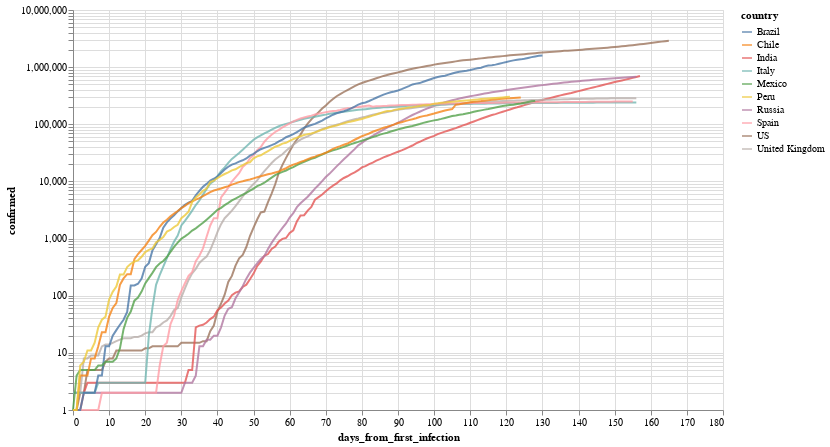

Notebook code cell kept with this figure:
### Markdown cell above
Por ejemplo, evolución (interactiva!) de los paises con mas infectados

### Code cell
total_confirmed_by_country = global_df.groupby('country').confirmed.max().sort_values(ascending=False)
selected_countries = total_confirmed_by_country[total_confirmed_by_country > 1000].index

plot_df = global_df[
    (global_df.confirmed > 0) & 
    (global_df.country.isin(selected_countries[:10]))
].sort_values('date')

selection = alt.selection_multi(
    fields=['country'], 
    bind='legend', 
    init=[{'country': c} for c in selected_countries[:10]]
)


(
    alt.Chart(plot_df)
       .mark_line()
       .encode(
           x='days_from_first_infection', 
           y=alt.Y('confirmed', scale=alt.Scale(type='log')), 
           color='country',
           opacity=alt.condition(selection, alt.value(.8), alt.value(.05))
       ).add_selection(selection)
        .properties(width=650, height=400)
       
)

### Figure 1 — Vega-Lite specification as saved in the notebook (floating-point values rounded to 4 significant figures; data arrays with more than 128 entries replaced by an {"elided": "..."} marker saying what was removed)
{"config": {"view": {"continuousWidth": 400, "continuousHeight": 300}}, "data": {"name": "data-e9fed59cb91df9f7d7da676b3ad8a91c"}, "mark": "line", "encoding": {"color": {"type": "nominal", "field": "country"}, "opacity": {"condition": {"value": 0.8, "selection": "selector001"}, "value": 0.05}, "x": {"type": "quantitative", "field": "days_from_first_infection"}, "y": {"type": "quantitative", "field": "confirmed", "scale": {"type": "log"}}}, "height": 400, "selection": {"selector001": {"type": "multi", "fields": ["country"], "bind": "legend", "init": [{"country": "US"}, {"country": "Brazil"}, {"country": "India"}, {"country": "Russia"}, {"country": "Peru"}, {"country": "Chile"}, {"country": "United Kingdom"}, {"country": "Mexico"}, {"country": "Spain"}, {"country": "Italy"}]}}, "width": 650, "$schema": "https://vega.github.io/schema/vega-lite/v4.8.1.json", "datasets": {"data-e9fed59cb91df9f7d7da676b3ad8a91c": {"elided": "1458 records"}}}
